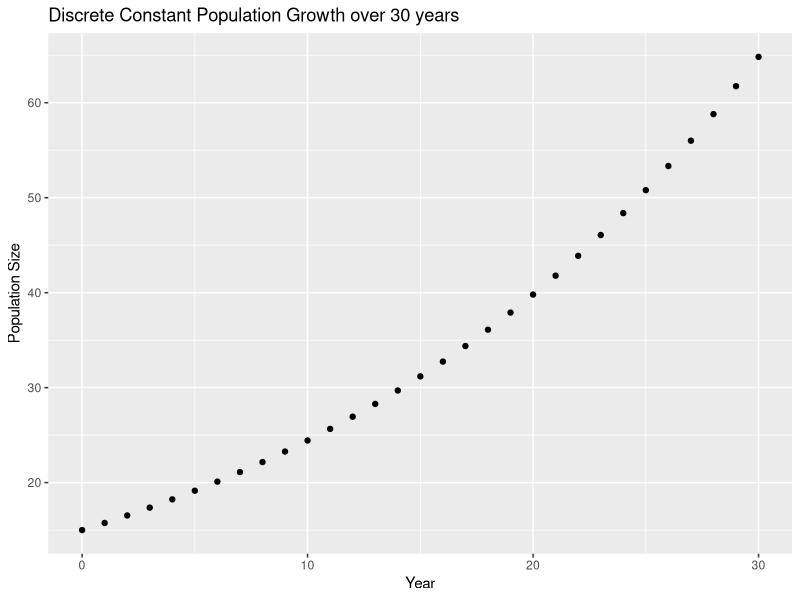
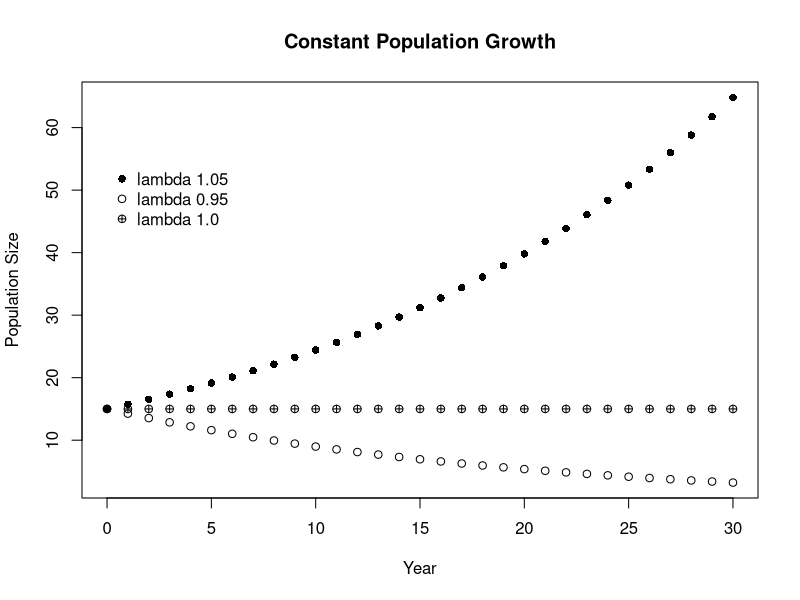
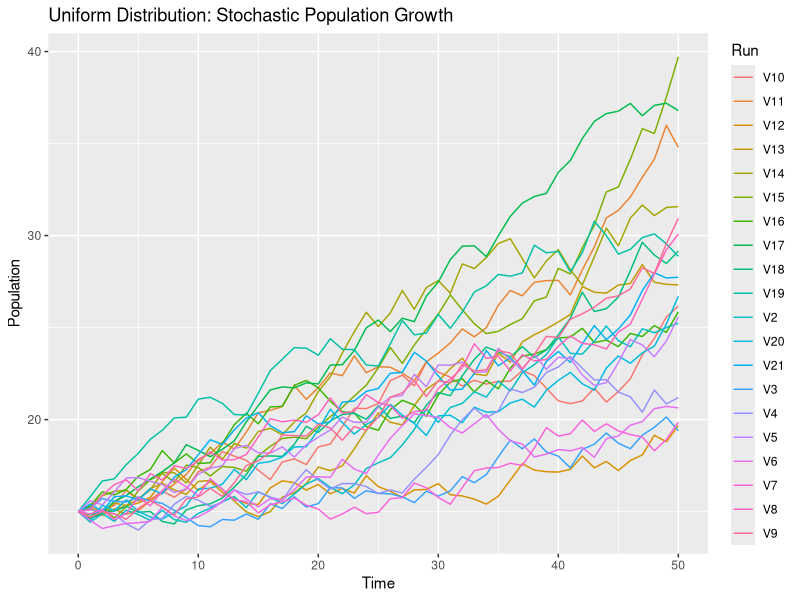
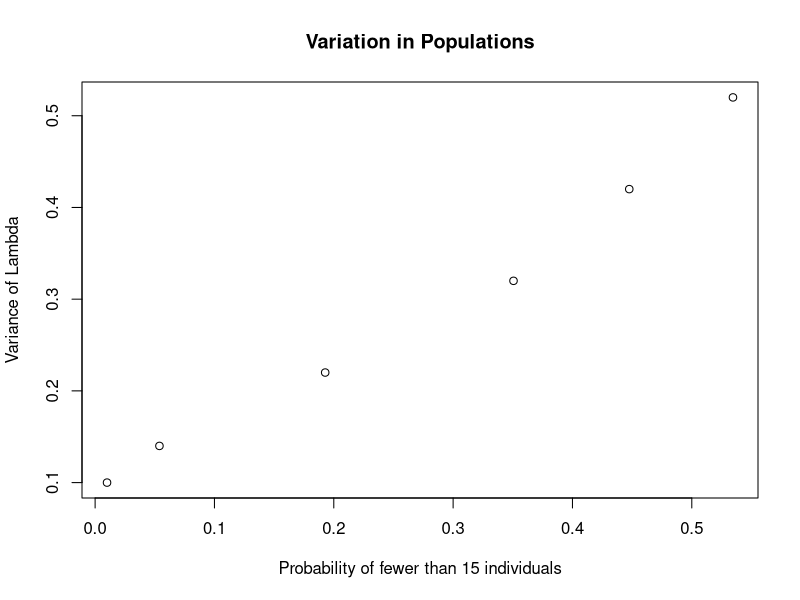
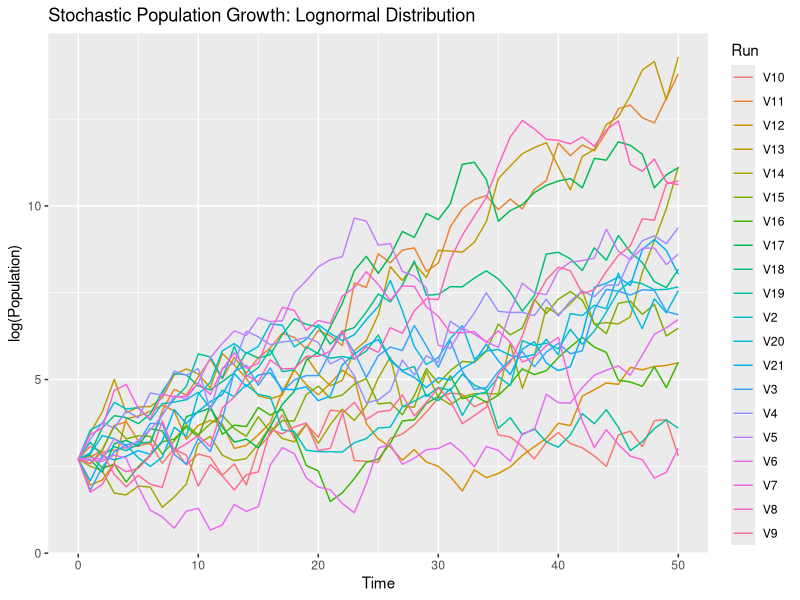
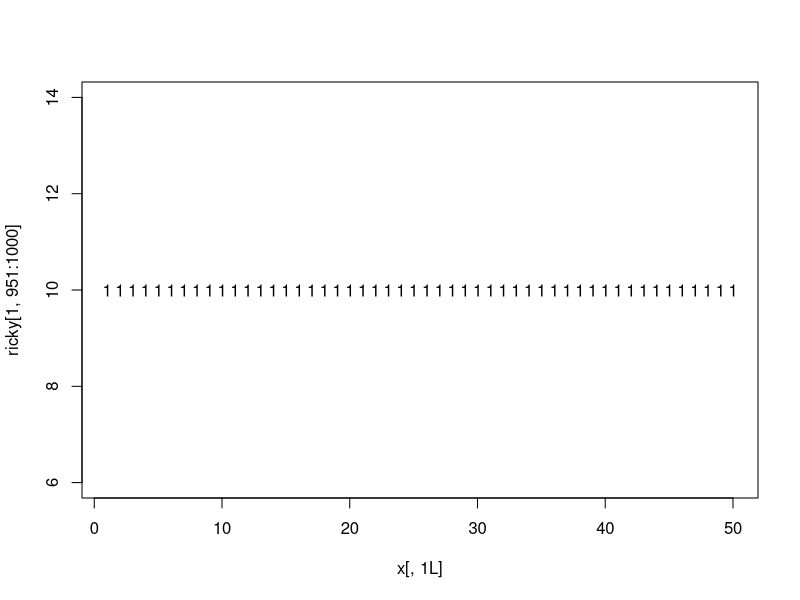
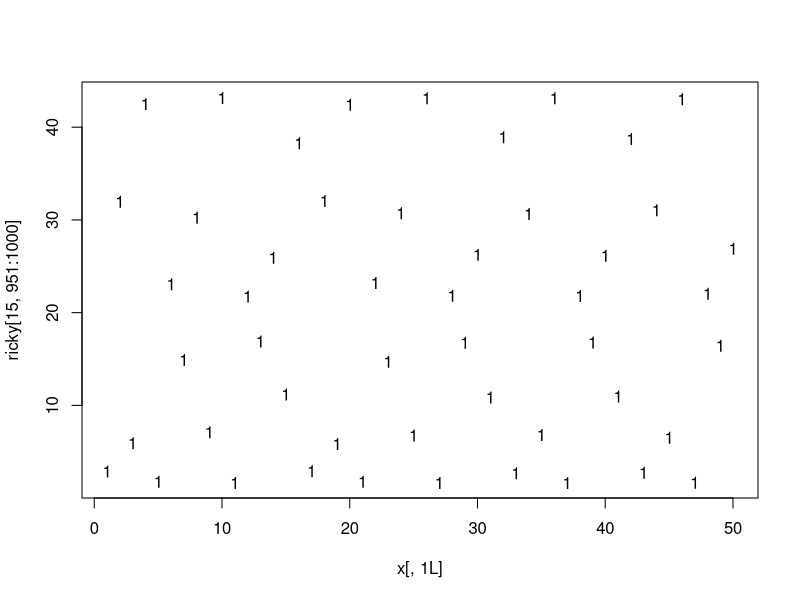

Generate these figures, in order, with R:
## ---- chunk 1
library(dplyr)
library(ggplot2)
library(tidyr)
## ---- chunk 2
time.zero<-0
end.time<-30
pop.initial<-15
lambda<-1.05
popsize.year<-numeric()
popsize.time<-numeric()
for(i in time.zero:end.time){
  popsize.year[i+1]<-pop.initial*lambda^i
  for(j in time.zero:end.time){
    popsize.time[j+1]<-time.zero+j
  }
}
newa<-cbind(popsize.time,popsize.year)
newa
qplot(popsize.time,popsize.year,xlab="Year",
      ylab="Population Size",
      main="Discrete Constant Population Growth over 30 years")

#2b
lambda.2<-0.95
popsize.year.2<-numeric()
popsize.time<-numeric()
for(i in time.zero:end.time){
  popsize.year.2[i+1]<-pop.initial*lambda.2^i
  for(j in time.zero:end.time){
    popsize.time[j+1]<-time.zero+j
  }
}
newb<-cbind(popsize.time,popsize.year,popsize.year.2)
newb

#2c
lambda.3<-1
popsize.year.3<-numeric()
popsize.time<-numeric()
for(i in time.zero:end.time){
  popsize.year.3[i+1]<-pop.initial*lambda.3^i
  for(j in time.zero:end.time){
    popsize.time[j+1]<-time.zero+j
  }
}
new<-cbind(popsize.time,popsize.year,popsize.year.2,popsize.year.3)
new

#2 discrete plot with all three lambda values
new.use<-data.frame(new)
x<-new.use$popsize.time
y<-cbind(new.use$popsize.year,new.use$popsize.year.2,new.use$popsize.year.3)
matplot(x,y,type="p",pch=c(16,1,10),
        col=c(1,1,1),xlab="Year",
        ylab="Population Size",
        main="Constant Population Growth")
legend(0,55,legend = c("lambda 1.05","lambda 0.95","lambda 1.0"),pch=c(16,1,10),bty = "n")
## ---- chunk 3
set.seed(320)
pop.20 <- matrix(nrow = 51, ncol = 20)
pop.20[1,] <- 15
for (j in 1:dim(pop.20)[2]){
  for (i in 2:dim(pop.20)[1]) {
    current.pop <- pop.20[i-1,j]
    pop.20[i,j] = current.pop*runif(1, min = 0.96, max = 1.06)
}
}
time.20 <- seq(0, 51, by = 1)
pop.time.20 <- data.frame(cbind(time.20, pop.20))
pop.20.gathered <- pop.time.20 %>%
  gather(Run, Population, 2:21)
colnames(pop.20.gathered) <- c("Time", "Run", "Population")

pop.20.plot <- ggplot(pop.20.gathered, aes(Time, Population, color = Run)) + 
  geom_line()+ggtitle("Uniform Distribution: Stochastic Population Growth")
pop.20.plot
## ---- chunk 4
set.seed(3100)
pop.1000 <- matrix(nrow=50, ncol = 1000)
pop.1000[1,] <- 15
for (j in 1:dim(pop.1000)[2]){
  for (i in 2:dim(pop.1000)[1]) {
    current.pop <- pop.1000[i-1,j]
    pop.1000[i,j] = current.pop*runif(1.01, min = 0.96, max = 1.06)
  }
}
Time2 <- seq(0, 50, by = 1)
plus.time <- cbind(Time2, pop.1000)
quantile(plus.time[50,2:1001], probs=c(0.025,0.975))
mean(plus.time[50,2:1001])
#24.43871 (95% CI 15.94179 to 35.49669)
## ---- chunk 5
#4-1
sum(plus.time[50,]<15)
length(plus.time[50,])
11/1001
#0.00999 -- variation is 0.10

set.seed(41)
pop.4 <- matrix(nrow=51, ncol = 1000)
pop.4[1,] <- 15
for (j in 1:dim(pop.4)[2]){
  for (i in 2:dim(pop.4)[1]) {
    current.pop.4 <- pop.4[i-1,j]
    pop.4[i,j] = current.pop.4*runif(1.01, min = 0.94, max = 1.08)
  }
}
Time2 <- seq(0, 51, by = 1)
plus.time.4 <- cbind(Time2, pop.4)
sum(plus.time.4[51,]<15)
length(plus.time.4[51,])
54/1001
#0.0539 -- variation is 0.14

#4-2
set.seed(42)
pop.42 <- matrix(nrow=51, ncol = 1000)
pop.42[1,] <- 15
for (j in 1:dim(pop.42)[2]){
  for (i in 2:dim(pop.42)[1]) {
    current.pop.42 <- pop.42[i-1,j]
    pop.42[i,j] = current.pop.42*runif(1.01, min = 0.90, max = 1.12)
  }
}
Time2 <- seq(0, 51, by = 1)
plus.time.42 <- cbind(Time2, pop.42)
sum(plus.time.42[51,]<15)
length(plus.time.42[51,])
193/1001
#0.1928-- variation is 0.22

#4-3
set.seed(43)
pop.43 <- matrix(nrow=51, ncol = 1000)
pop.43[1,] <- 15
for (j in 1:dim(pop.43)[2]){
  for (i in 2:dim(pop.43)[1]) {
    current.pop.43 <- pop.43[i-1,j]
    pop.43[i,j] = current.pop.43*runif(1.01, min = 0.85, max = 1.17)
  }
}
Time2 <- seq(0, 51, by = 1)
plus.time.43 <- cbind(Time2, pop.43)
sum(plus.time.43[51,]<15)
length(plus.time.43[51,])
351/1001
#0.3506-- variation is 0.32

#4-4
set.seed(44)
pop.44 <- matrix(nrow=51, ncol = 1000)
pop.44[1,] <- 15
for (j in 1:dim(pop.44)[2]){
  for (i in 2:dim(pop.44)[1]) {
    current.pop.44 <- pop.44[i-1,j]
    pop.44[i,j] = current.pop.44*runif(1.01, min = 0.80, max = 1.22)
  }
}
Time2 <- seq(0, 51, by = 1)
plus.time.44 <- cbind(Time2, pop.44)
sum(plus.time.44[51,]<15)
length(plus.time.44[51,])
448/1001
#0.4476-- variation is 0.42

#4-5
set.seed(45)
pop.45 <- matrix(nrow=51, ncol = 1000)
pop.45[1,] <- 15
for (j in 1:dim(pop.45)[2]){
  for (i in 2:dim(pop.45)[1]) {
    current.pop.45 <- pop.45[i-1,j]
    pop.45[i,j] = current.pop.45*runif(1.01, min = 0.75, max = 1.27)
  }
}
Time2 <- seq(0, 51, by = 1)
plus.time.45 <- cbind(Time2, pop.45)
sum(plus.time.45[51,]<15)
length(plus.time.45[51,])
535/1001
#0.5345-- variation is 0.52
#variance is max-min

#plot of variation vs delta lambdas
probability<-c(0.00999,0.0539,0.1928,0.3506,0.4476,0.5345)
variance<-c(0.10,0.14,0.22,0.32,0.42,0.52)

plot(probability,variance,xlab="Probability of fewer than 15 individuals",
     ylab="Variance of Lambda",main="Variation in Populations")
#as variation increases the probability of getting a population size that is less than 15
#increases, this happens because the range in increasing
## ---- chunk 6
set.seed(5)
ran.lambda<-rlnorm(50,0.1,0.5)
ran.lambda
lambda.arithmetric<-mean(ran.lambda)
lambda.geometric<-exp(mean(log(ran.lambda)))
lambda.variance<-var(ran.lambda)
lambda.geometric
lambda.arithmetric
lambda.variance
## ---- chunk 7
stomat <- matrix(nrow = 51, ncol = 20)
stomat[1,] <- 15
for (j in 1:dim(stomat)[2]){
  for (i in 2:dim(stomat)[1]) {
    stobeg <- stomat[i-1,j]
    stomat[i,j] = stobeg*rlnorm(1, meanlog=0.1, sdlog = 0.5)
  }
}
time.55 <- seq(0, 51, by = 1)
time.5 <- as.data.frame(cbind(time.55, stomat))
sto<- time.5 %>%
  gather(Run, Population, 2:21)
colnames(sto) <- c("Time", "Run", "Population")
sto.plot <- ggplot(sto, aes(Time, log(Population), color = Run)) +geom_line()+ggtitle("Stochastic Population Growth: Lognormal Distribution")
sto.plot
## ---- chunk 8
loglam <- rlnorm(50, meanlog = 0.1, sdlog = 0.5)
loglam.var <- var(loglam)
loglam.arithmetic <- mean(loglam)
loglam.geometric <- exp(mean(log(loglam)))
## ---- chunk 9
mean.seq <- seq(from = 0.06, to = 0.15, by = 0.01)
sd.seq <- seq(from = 0.46, to = 0.55, by = 0.01)
loglam.mat <- matrix(nrow = 10, ncol = 6)
for (j in 1:dim(loglam.mat)[1]){
        loglam.mat[j,1] <- mean.seq[j]
        loglam.mat[j,2] <- sd.seq[j]
        sample <- rlnorm(50, meanlog = mean.seq[j], sdlog = sd.seq[j])
        loglam.mat[j,3] <- mean(sample)
        loglam.mat[j,4] <- exp(mean(sample))
        loglam.mat[j,5] <- var(sample)
        loglam.mat[j,6] <- log(loglam.mat[j,3]/loglam.mat[j,4])*(-2*loglam.mat[j,3]^2)
}
colnames(loglam.mat) <- c("logmean", "logsd", "amean", "gmean", "var", "left")
loglam.frame <- data.frame(loglam.mat)
## ---- chunk 10
loglam.reg <- glm(left ~ var, data = loglam.frame)
summary(loglam.reg)
## ---- chunk 11

ricky <- matrix(nrow = 51, ncol = 1000)
ricky[,1] <- 10
ricky.seq <- seq(from = 0, to = 10, by = 0.2)
for (j in 1:dim(ricky)[1]){
  for (i in 2:dim(ricky)[2]) {
    current.pop <- ricky[j,i-1]
    ricky[j,i] = current.pop*exp(ricky.seq[j]*(1-(current.pop/20)))
}
}

matplot(y = ricky[1,951:1000], type = "pl")
matplot(y = ricky[15, 951:1000], type = "pl")
